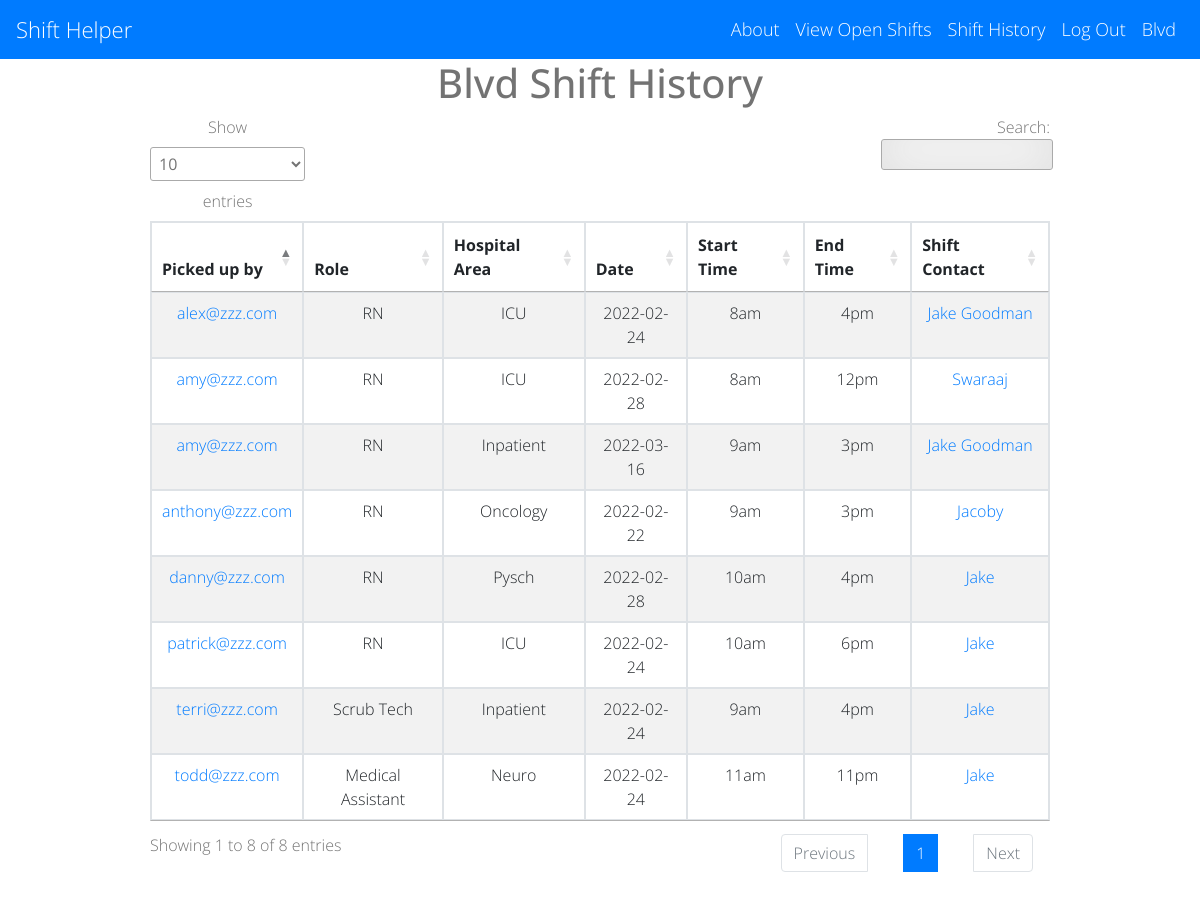
Screenshot of /shift_history?hospital_id=1 with the database file from the repository.
### main.py (models this page shows)
class Hospital(UserMixin, db.Model):
    id = db.Column(db.Integer, primary_key=True)
    hospital_name = db.Column(db.String(1000))
    admin_name = db.Column(db.String(1000))
    admin_email = db.Column(db.String(100))
    admin_password = db.Column(db.String(1000))
    staff_password = db.Column(db.String(1000))
    created_date = db.Column(db.TIMESTAMP)

class Shifts(db.Model):
    shift_id = db.Column(db.Integer, primary_key=True)
    hospital_id = db.Column(db.Integer)
    area = db.Column(db.String)
    role = db.Column(db.String)
    date = db.Column(db.Date)
    start_time = db.Column(db.String)
    end_time = db.Column(db.String)
    comments = db.Column(db.String)
    status = db.Column(db.String)
    picked_up_by = db.Column(db.String)
    approved_dt_tm = db.Column(db.TIMESTAMP)
    create_dt_tm = db.Column(db.TIMESTAMP)
    contact_name = db.Column(db.String)
    contact_email = db.Column(db.String)

### main.py (the view)
@app.route('/shift_history', methods=['GET'])
def shift_history():
    hospital_id = request.args['hospital_id']
    cur_hospital = Hospital.query.get(hospital_id)
    shift_history_list = db.session.query(Shifts) \
        .filter(Shifts.status == 'Approved', Shifts.hospital_id == hospital_id) \
        .order_by(Shifts.picked_up_by, Shifts.date, Shifts.start_time, Shifts.area, Shifts.role)
    return render_template('shift_history.html', hospital=cur_hospital, shifts=shift_history_list, logged_in=True)

### templates/shift_history.html (shortened to what this page needs)
{% extends 'base.html' %}
{% block content %}
<div class="table-responsive">
  <div class="row">
    <div class="col-sm-12">
      <h1>{{ hospital.hospital_name }} Shift History</h1>
	  <table id="data" class="table table-striped table-sm table-bordered">
        <thead>
            <tr>
                <th>Picked up by</th>
                <th>Role</th>
                <th>Hospital Area</th>
                <th>Date</th>
                <th>Start Time</th>
                <th>End Time</th>
                <th>Shift Contact</th>
            </tr>
        </thead>
          <tbody>
              {% for row in shifts %}
                  <tr>
                      <td><a href="mailto:{{ row.picked_up_by }}">{{ row.picked_up_by}}</a></td>
                      <td>{{ row.role }}</td>
                      <td>{{ row.area }}</td>
                      <td>{{ row.date }}</td>
                      <td>{{ row.start_time }}</td>
                      <td>{{ row.end_time }}</td>
                      <td><a href="mailto:{{ row.contact_email }}">{{ row.contact_name}}</a></td>
                  </tr>
              {% endfor %}
          </tbody>
  	  </table>
    </div>
  </div>
</div>
{% endblock %}

### templates/base.html (shortened to what this page needs)
<!DOCTYPE html>
<html>
<head>
    <link rel="stylesheet" href="//use.fontawesome.com/releases/v5.0.7/css/all.css">
    <link rel="stylesheet" href="https://stackpath.bootstrapcdn.com/bootstrap/4.5.2/css/bootstrap.min.css">
    <link rel="stylesheet" type="text/css" href="https://cdn.datatables.net/1.11.4/css/jquery.dataTables.min.css">
    <link rel="stylesheet" href="{{ url_for('static', filename='css/styles.css')}}">
</head>
<body>
<nav class="navbar navbar-expand-lg navbar-dark bg-primary">
  <a class="navbar-brand" href="/">Shift Helper</a>
  <div class="collapse navbar-collapse">
      <ul class = "navbar-nav ml-auto">
          <li class="nav-item">
              <a class="nav-link" href="{{ url_for('about') }}">About</a>
          </li>
          {% if logged_in: %}
          <li class="nav-item">
              <a class="nav-link" href="{{ url_for('shifts', hospital_id=hospital.id) }}">View Open Shifts</a>
          </li>
        <li class="nav-item">
              <a class="nav-link" href="{{ url_for('shift_history', hospital_id=hospital.id) }}">Shift History</a>
          </li>
          <li class="nav-item">
              <a class="nav-link" href="{{ url_for('logout') }}">Log Out</a>
          </li>
          <li class="nav-item">
              <a class="nav-link" href="">{{ hospital.hospital_name }}</a>
          </li>
          {% endif %}
      </ul>
  </div>
</nav>
       {% block content %}
       {% endblock %}
</body>
</html>

### static/css/styles.css (style rules this page uses)
* { -webkit-box-sizing:border-box; -moz-box-sizing:border-box; -ms-box-sizing:border-box; -o-box-sizing:border-box; box-sizing:border-box; }
html { width: 100%; height:100%; overflow:scroll; }
body { width: 100%; height:100%; font-family: 'Open Sans', Arial, sans-serif; font-weight:200; background: #ffffff; color: rgba(0, 0, 0, 0.55); filter: progid:DXImageTransform.Microsoft.gradient( startColorstr='#3E1D6D', endColorstr='#092756',GradientType=1 ); }
.navbar-brand { font-size: 22px; font-family: "Open Sans", Arial, sans-serif; }
.navbar-dark .navbar-nav .nav-link { color: white; font-size: 18px; }
.navbar-collapse { color: white; }
.table { text-align: center; }
.table-responsive { padding-left: 150px; padding-right: 150px; text-align: center; }

### rows the page displays
Hospital: hospital_name "Blvd"
Shifts: picked_up_by "alex@zzz.com", role "RN", area "ICU", date "2022-02-24", start_time "8am", end_time "4pm", contact_name "Jake Goodman"
Shifts: picked_up_by "amy@zzz.com", role "RN", area "ICU", date "2022-02-28", start_time "8am", end_time "12pm", contact_name "Swaraaj"
Shifts: picked_up_by "amy@zzz.com", role "RN", area "Inpatient", date "2022-03-16", start_time "9am", end_time "3pm", contact_name "Jake Goodman"
Shifts: picked_up_by "anthony@zzz.com", role "RN", area "Oncology", date "2022-02-22", start_time "9am", end_time "3pm", contact_name "Jacoby"
Shifts: picked_up_by "danny@zzz.com", role "RN", area "Pysch", date "2022-02-28", start_time "10am", end_time "4pm", contact_name "Jake"
Shifts: picked_up_by "patrick@zzz.com", role "RN", area "ICU", date "2022-02-24", start_time "10am", end_time "6pm", contact_name "Jake"
Shifts: picked_up_by "terri@zzz.com", role "Scrub Tech", area "Inpatient", date "2022-02-24", start_time "9am", end_time "4pm", contact_name "Jake"
Shifts: picked_up_by "todd@zzz.com", role "Medical Assistant", area "Neuro", date "2022-02-24", start_time "11am", end_time "11pm", contact_name "Jake"
